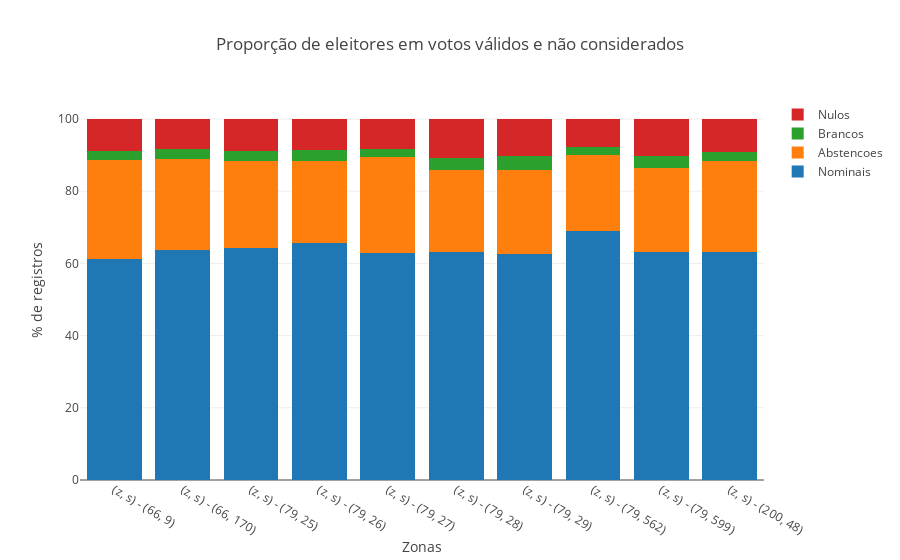

Notebook source saved alongside this figure:
### Markdown cell above
#### Visualizando a divisão entre os não considerados

### Code cell
title = 'Proporção de eleitores em votos válidos e não considerados'
props = ['votos_nominais', 'abstencoes', 'votos_brancos', 'votos_nulos']
labels = { 'votos_nominais': 'Nominais', 'abstencoes' : 'Abstencoes', 'votos_brancos': 'Brancos', 'votos_nulos': 'Nulos' }
traces = generateDataToStackedBar(go=go, x=zonas_secao, props=props, labels=labels, df=agrupado_por_zona)
fig = generatedStackedBar(go=go, data=traces, title=title, x='Zonas', y='% de registros')
py.iplot(fig)

### Figure 1 — Plotly figure (JSON) as saved in the notebook; plotly's stock layout.template omitted (floating-point values rounded to 4 significant figures)
{"data": [{"name": "Nominais", "type": "bar", "uid": "f75e41fe-e0a3-11e8-a9e0-5cc9d399d62a", "x": ["(z, s) - (66, 9)", "(z, s) - (66, 170)", "(z, s) - (79, 25)", "(z, s) - (79, 26)", "(z, s) - (79, 27)", "(z, s) - (79, 28)", "(z, s) - (79, 29)", "(z, s) - (79, 562)", "(z, s) - (79, 599)", "(z, s) - (200, 48)"], "y": [61.33, 63.6, 64.35, 65.53, 62.75, 63.21, 62.72, 69.06, 63.15, 63.21]}, {"name": "Abstencoes", "type": "bar", "uid": "f75e41ff-e0a3-11e8-a9e0-5cc9d399d62a", "x": ["(z, s) - (66, 9)", "(z, s) - (66, 170)", "(z, s) - (79, 25)", "(z, s) - (79, 26)", "(z, s) - (79, 27)", "(z, s) - (79, 28)", "(z, s) - (79, 29)", "(z, s) - (79, 562)", "(z, s) - (79, 599)", "(z, s) - (200, 48)"], "y": [27.31, 25.42, 23.96, 22.92, 26.66, 22.65, 23.29, 20.97, 23.4, 25.2]}, {"name": "Brancos", "type": "bar", "uid": "f75e4200-e0a3-11e8-a9e0-5cc9d399d62a", "x": ["(z, s) - (66, 9)", "(z, s) - (66, 170)", "(z, s) - (79, 25)", "(z, s) - (79, 26)", "(z, s) - (79, 27)", "(z, s) - (79, 28)", "(z, s) - (79, 29)", "(z, s) - (79, 562)", "(z, s) - (79, 599)", "(z, s) - (200, 48)"], "y": [2.413, 2.788, 2.719, 3.011, 2.244, 3.4, 3.757, 2.208, 3.087, 2.575]}, {"name": "Nulos", "type": "bar", "uid": "f75e4201-e0a3-11e8-a9e0-5cc9d399d62a", "x": ["(z, s) - (66, 9)", "(z, s) - (66, 170)", "(z, s) - (79, 25)", "(z, s) - (79, 26)", "(z, s) - (79, 27)", "(z, s) - (79, 28)", "(z, s) - (79, 29)", "(z, s) - (79, 562)", "(z, s) - (79, 599)", "(z, s) - (200, 48)"], "y": [8.948, 8.201, 8.971, 8.541, 8.344, 10.74, 10.23, 7.77, 10.36, 9.014]}], "layout": {"barmode": "stack", "title": "Proporção de eleitores em votos válidos e não considerados", "xaxis": {"title": "Zonas"}, "yaxis": {"title": "% de registros"}}}
